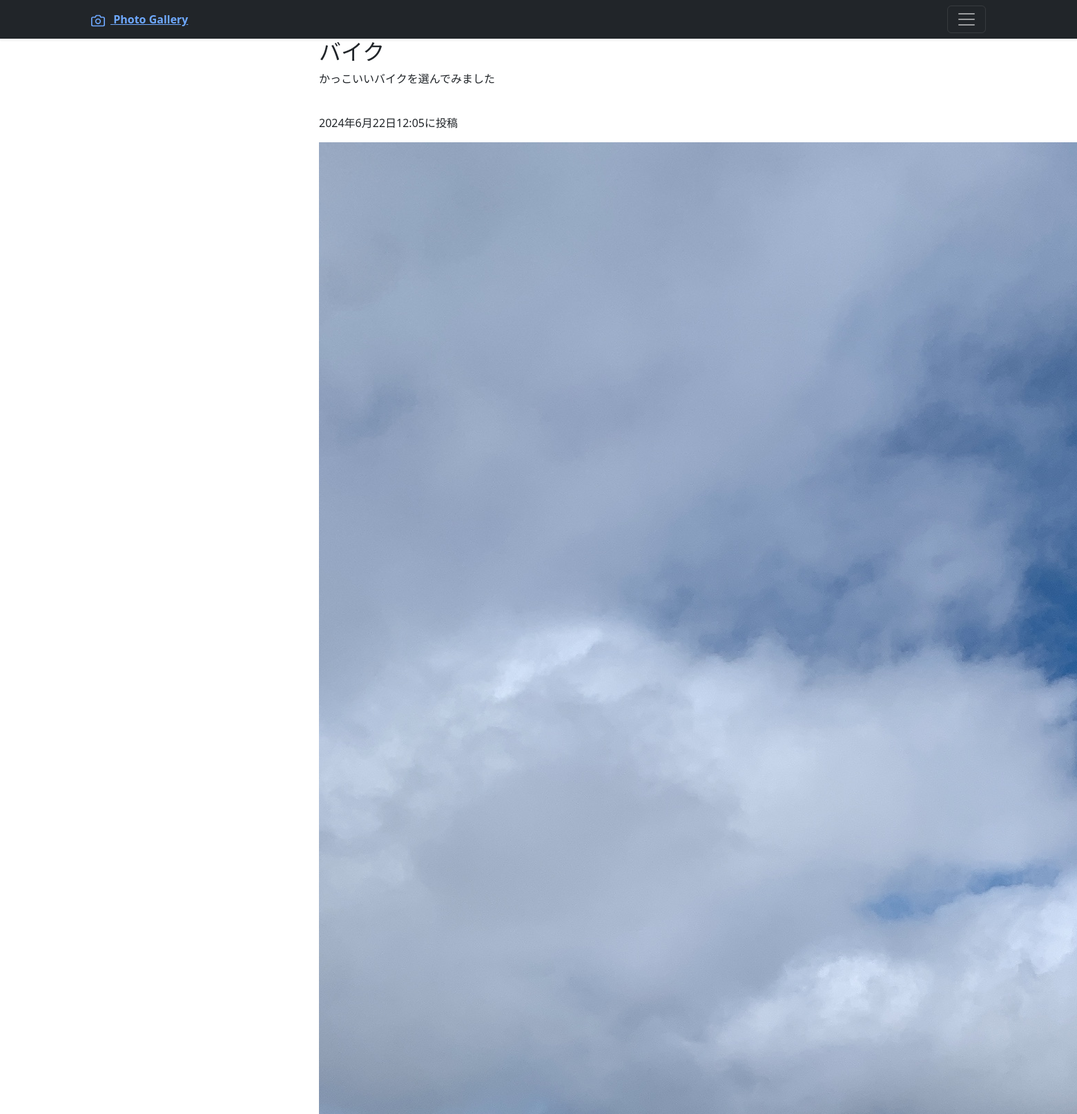
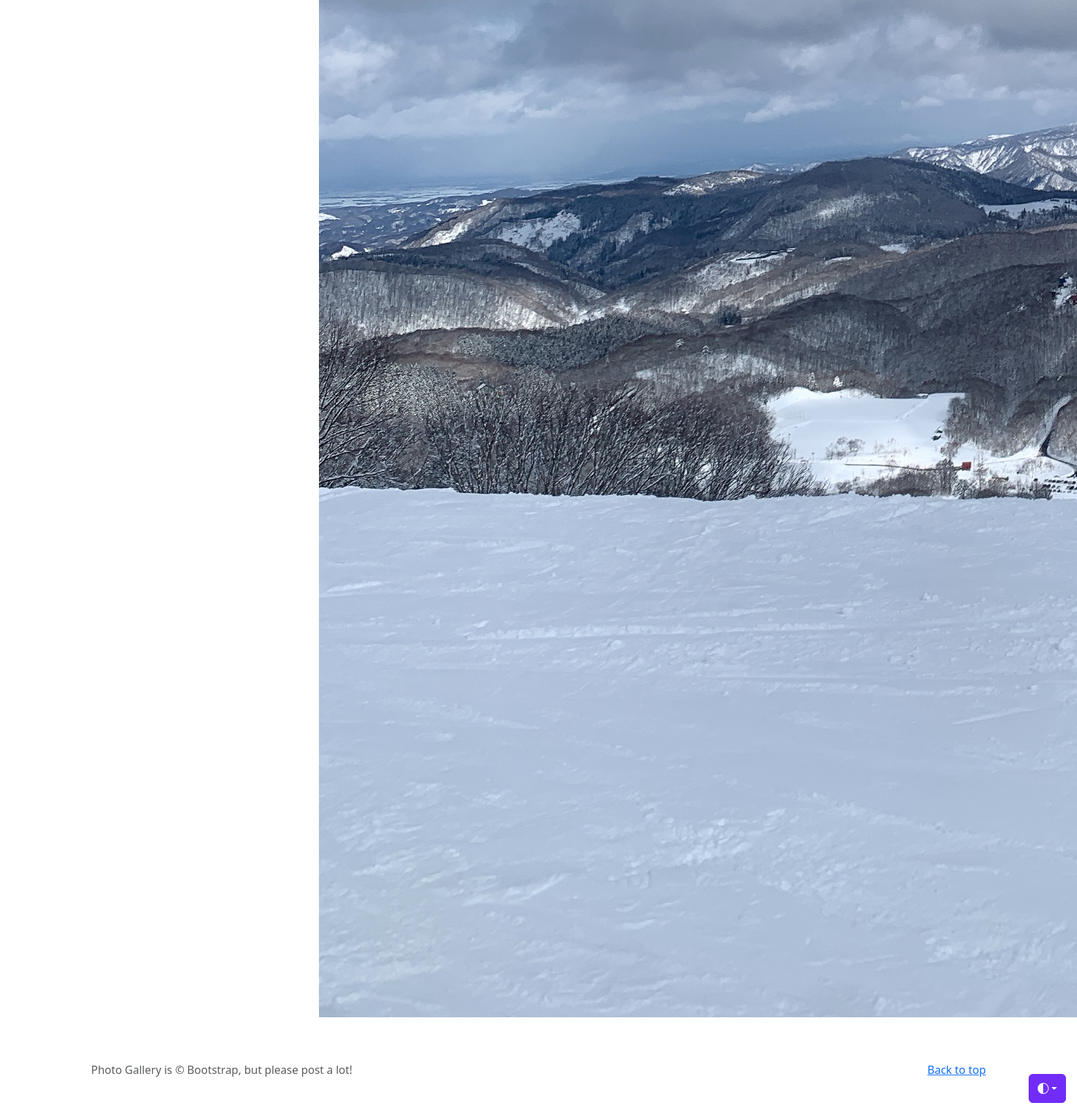
The page /photo-detail/4 (signed in) on the database its author committed (2 pictures, top to bottom).
### photo/models.py (models this page shows, shortened)
class PhotoPost(models.Model):
    user = models.ForeignKey(
        CustomUser,
        verbose_name='ユーザー',
        on_delete=models.CASCADE
    )
    category = models.ForeignKey(
        Category,
        verbose_name='カテゴリ',
        on_delete=models.PROTECT
        )
    title = models.CharField(
        verbose_name='タイトル',
        max_length=200
        )
    comment = models.TextField(
        verbose_name='コメント',
        )
    image1 = models.ImageField(
        verbose_name='イメージ１',
        upload_to='photos'  # MEDIA_ROOT以下のphotosにファイルを保存
        )
    image2 = models.ImageField(
        verbose_name='イメージ２',
        upload_to='photos',
        blank=True,   # フィールド値の設定は必須ではない
        null=True     # データベースにnullが保存されることを許容
        )
    posted_at = models.DateTimeField(
        verbose_name='投稿日時',
        auto_now_add=True   # 日時を自動追加
        )

### photo/views.py (the view)
# urls.py: path('photo-detail/<int:pk>', views.DetailView.as_view(), name = 'photo_detail'),
class DetailView(DetailView):
    template_name ='detail.html'
    model = PhotoPost

### photo/templates/detail.html (shortened to what this page needs)
{% extends 'base.html' %}
    {% block contents %}
    <div class="container">
        <div class="row">
             <div class="col offset-3">
                <h2>{{object.title}}</h2>
                <p>{{object.comment}}</p>
                <br>
                <p>{{object.posted_at}}に投稿</p>
                <p><img src="{{ object.image1.url }}"></img></p>
            </div>
        </div>
    </div>
    {% endblock %}

### rows shown on the page
PhotoPost: title "バイク", comment "かっこいいバイクを選んでみました", posted_at "2024年6月22日12:05", image1 (picture)
